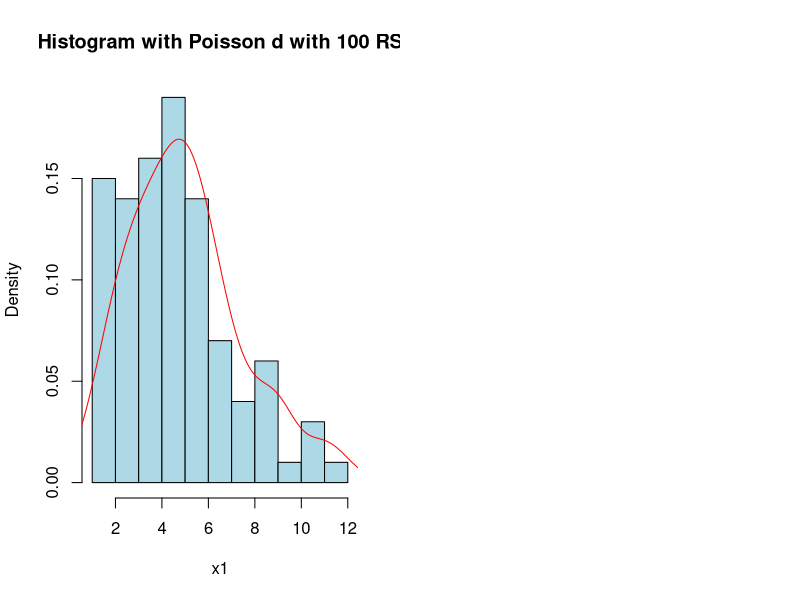
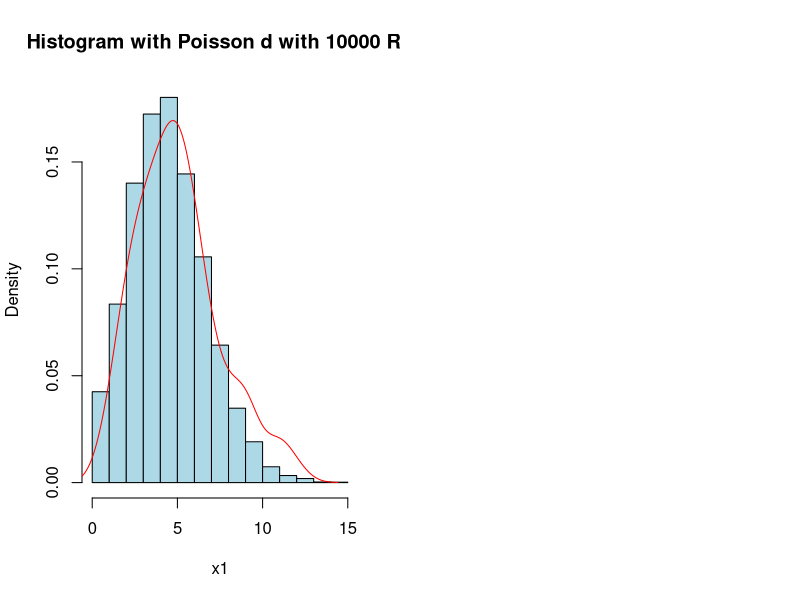
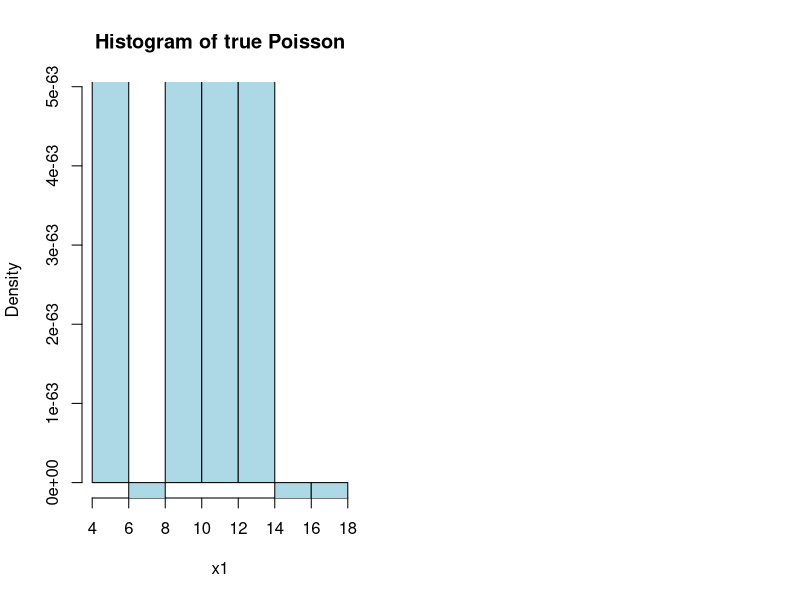
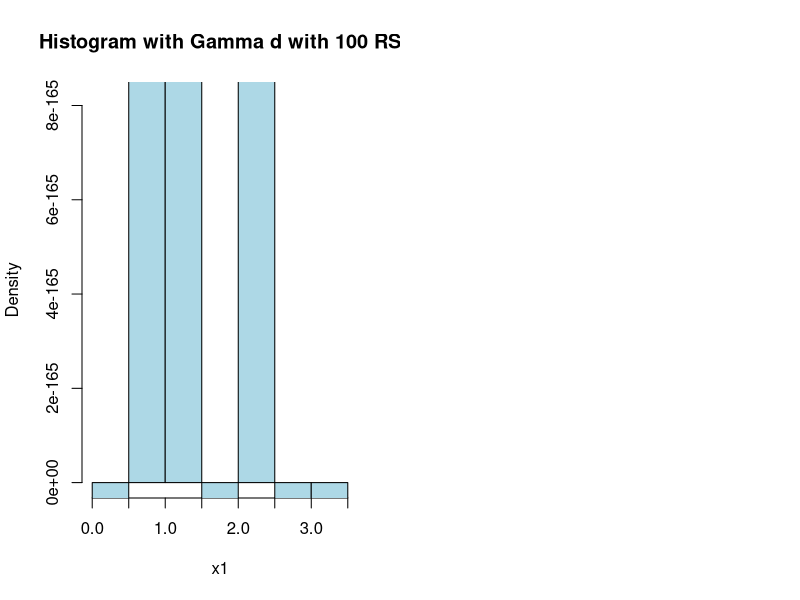
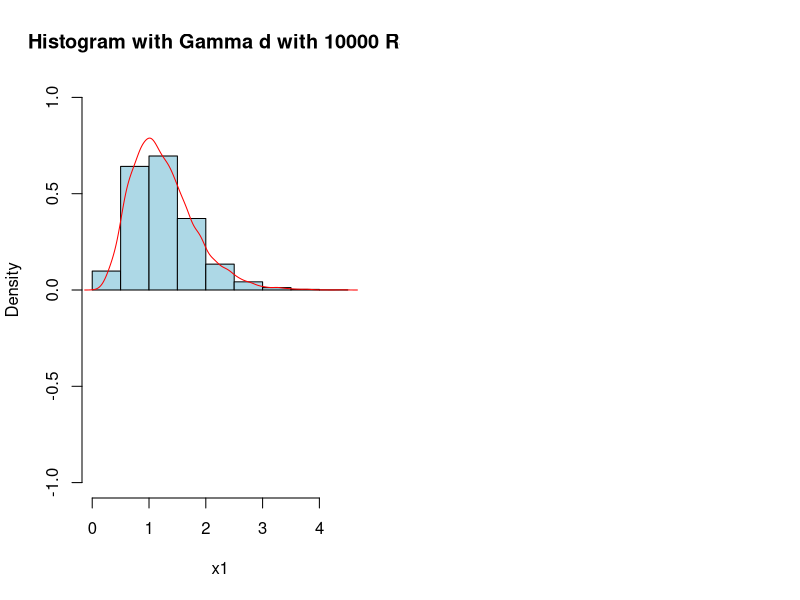
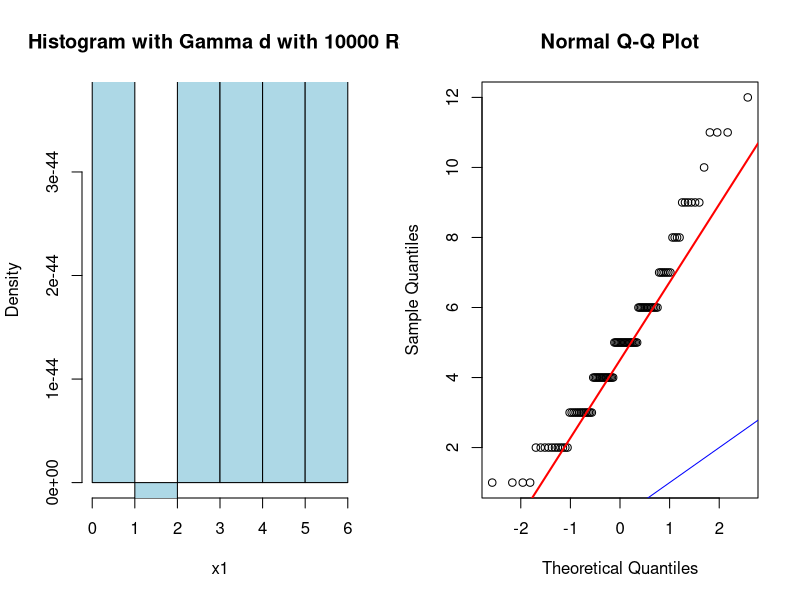
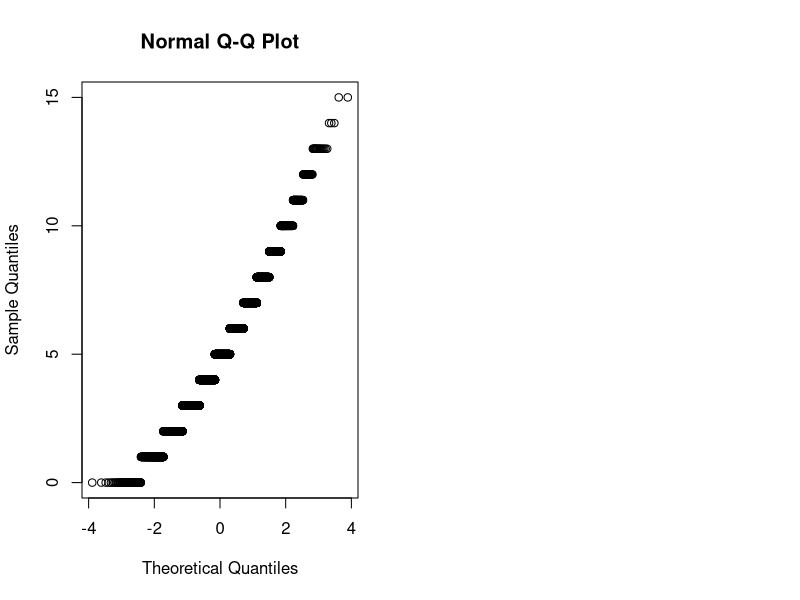

Generate these figures, in order, with R: (Note: this script raises an error after producing the figures.)
print("Set seed to 10005")
set.seed(10005)

print("Provide a graphical representation (visualization) of your data")
print("Poisson with 100 RS and its histogram")
print("Named p1")
par(mfrow=c(1,2))
p1<-rpois(100,5)
dx1n<-dpois(100,2.5)
hist(p1,freq=F,  col="lightblue", xlab="x1", main="Histogram with Poisson d with 100 RS") 
lines(density(p1),col="red")

print("Poisson with 10000 RS and its histogram")
print("Named p2")
par(mfrow=c(1,2))
p2<-rpois(10000,5)
dx1n<-dpois(10000,2.5)
hist(p2,freq=F,  col="lightblue", xlab="x1", main="Histogram with Poisson d with 10000 RS") 
lines(density(p1),col="red")

print("Now for Poisson True with λ=10")
print("Named ptrue")
par(mfrow=c(1,2))
ptrue<-rpois(100,10)
dx1n<-dpois(100,10)
hist(ptrue,freq=F, ylim=c(0, max(dx1n)), col="lightblue", xlab="x1", main="Histogram of true Poisson") 
lines(density(ptrue),col="red")

print("Gamma with 100 RS and its histogram")
print("Named g1")
par(mfrow=c(1,2))
g1<-rgamma(100,5,4)
dx1n<-dgamma(100,5,4)
hist(g1,freq=F, ylim=c(0, max(dx1n)), col="lightblue", xlab="x1", main="Histogram with Gamma d with 100 RS") 
lines(density(g1),col="red")

print("Gamma with 10000 RS and its histogram")
print("Named g2")
par(mfrow=c(1,2))
g2<-rgamma(10000,5,4)
dx1n<-dgamma(10000,5,4)
hist(g2,freq=F, ylim=c(0, max(dx1n)), col="lightblue", xlab="x1", main="Histogram with Gamma d with 10000 RS") 
lines(density(g2),col="red")

print("Now for Gamma with a=b=1")
print("Named gtrue")
par(mfrow=c(1,2))
gtrue<-rgamma(100,1,1)
dx1n<-dgamma(100,1,1)
hist(gtrue,freq=F, ylim=c(0, max(dx1n)), col="lightblue", xlab="x1", main="Histogram with Gamma d with 10000 RS") 
lines(density(gtrue),col="red")

print("Get statistics mean,median,sd,IQR for the above random samples")
print("Statistics for Poisson with 100 RS")
mean(p1)
median(p1)
sd(p1)
IQR(p1)

print("Get an estimate of the: mean; sd; median; IQR. What are the theoretic values of these statistics when the true distribution is used?")
print("Statistics for Poisson with 10000 RS")
mean(p2)
median(p2)
sd(p2)
IQR(p2)

print("Statistics for Gamma with 100 RS")
mean(g1)
median(g1)
sd(g1)
IQR(g1)

print("Statistics for Gamma with 10000 RS")
mean(g2)
median(g2)
sd(g2)
IQR(g2)


print("The true distribution is the normal, thus generate random numbers and calculate mean,media,sd,IQR")
n1<-rbinom(100,15,.8)
mean(n1)
median(n1)
sd(n1)
IQR(n1)

print("What is the proportion of the sample data in the region:
[min(mean; median); max(mean; median)]
What is the theoretic proportion of this region when the true distribution is used?")
print("Function to calculate ratio of reduced vectors")

proportions <- function(x){
  min<-min(mean(x),median(x))
  max<-max(mean(x),median(x))
  props<-x[x>=min & x<=max]
  ratio<-(length(props)/length(x))*100
  sprintf("Ratio over original sample %s is %s %% " ,deparse(substitute(x)),ratio)
}

print("For Poisson p1: " )
proportions(p1)

print("For Poisson p2: " )
proportions(p2)

print("For Poisson True: ")
proportions(ptrue)

print("For Gamma g1: " )
proportions(g1)

print("For Gamma g2: " )
proportions(g2)

print("For true distribution n1: ")
proportions(n1)

print("What is the quantile of the sample data that are at or below the lowest 1%? What
is the respective theoretic quantile when the true distribution is used?
What is the quantile of the sample data that are at or above the upper 1%? What
is the respective theoretic quantile when the true distribution is used?")
print("For Poisson p1")
qqnorm(p1)
qqline(p1,col="red",lty=1,lwd=2)
abline(0,1,col="blue")

print("For Poisson p2")
qqnorm(p2)
qline(p2,col="red",lty=1,lwd=2)
abline(0,1,col="blue")

print("For Gamma g1")
qqnorm(g1)
qline(g1,col="red",lty=1,lwd=2)
abline(0,1,col="blue")

print("For Gamma g2")
qqnorm(g2)
qline(g2,col="red",lty=1,lwd=2)
abline(0,1,col="blue")

print("Comment on the discrepancies between theoretic and sample evaluated statistics
in questions (b)-(e).")

print("Under the assumption of squared error loss function use each of the data set to
provide your best prediction of a single future observable.")
print("Answer: best prediction is E[X]")
